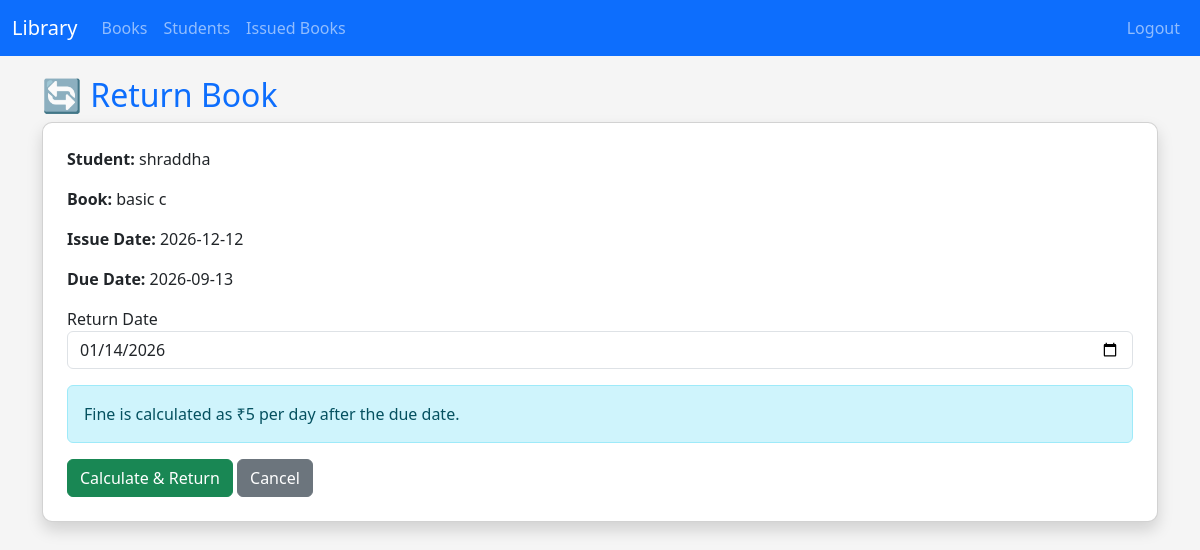
Page /return_book/6 (signed in) on the committed database.
### tables this page shows
CREATE TABLE students (
    studentid INTEGER PRIMARY KEY AUTOINCREMENT,
    name TEXT NOT NULL,
    department TEXT NOT NULL,
    year INTEGER NOT NULL
);

CREATE TABLE books (
    bookid INTEGER PRIMARY KEY AUTOINCREMENT,
    name TEXT,
    author TEXT,
    category TEXT
);

CREATE TABLE issued_books (
    id INTEGER PRIMARY KEY AUTOINCREMENT,
    studentid INTEGER,
    bookid INTEGER,
    issue_date TEXT, due_date TEXT, return_date TEXT, fine REAL DEFAULT 0.0,
    FOREIGN KEY(studentid) REFERENCES students(studentid),
    FOREIGN KEY(bookid) REFERENCES books(bookid)
);

### app.py (the view, shortened to what this page needs)
@app.route("/return_book/<int:id>", methods=["GET", "POST"])
def return_book(id):
    if not login_required():
        return redirect("/login")
    db = connect_db()
    issued = db.execute("""
        SELECT i.*, s.name as student_name, b.name as book_name
        FROM issued_books i
        JOIN students s ON i.studentid = s.studentid
        JOIN books b ON i.bookid = b.bookid
        WHERE i.id=?
    """, (id,)).fetchone()
    today = datetime.now().strftime("%Y-%m-%d")
    db.close()
    return render_template("return_book.html", issued=issued, today=today)

### app.py (called while the page is built)
def connect_db():
    db_path = os.path.join(app.root_path, "library.db")
    conn = sqlite3.connect(db_path)
    conn.row_factory = sqlite3.Row
    return conn

def login_required():
    return "admin" in session

### templates/return_book.html (shortened to what this page needs)
{% extends "base.html" %}
{% block content %}
<h2 class="text-primary">🔄 Return Book</h2>
<div class="card p-4 shadow">
    <p><strong>Student:</strong> {{ issued.student_name }}</p>
    <p><strong>Book:</strong> {{ issued.book_name }}</p>
    <p><strong>Issue Date:</strong> {{ issued.issue_date }}</p>
    <p><strong>Due Date:</strong> {{ issued.due_date }}</p>
    <form method="post">
        <label>Return Date</label>
        <input type="date" name="return_date" class="form-control mb-3" required value="{{ today }}">
        <div class="alert alert-info">
            Fine is calculated as ₹5 per day after the due date.
        </div>
        <button class="btn btn-success">Calculate & Return</button>
        <a href="/view_issued" class="btn btn-secondary">Cancel</a>
    </form>
</div>
{% endblock %}

### templates/base.html (style rules this page uses)
body { background: #f5f5f5; }
.card { border-radius: 10px; }
h2, h3 { color: #343a40; }

### rows in the picture
students: student_name "shraddha"
books: book_name "basic c"
issued_books: issue_date "2026-12-12", due_date "2026-09-13"
